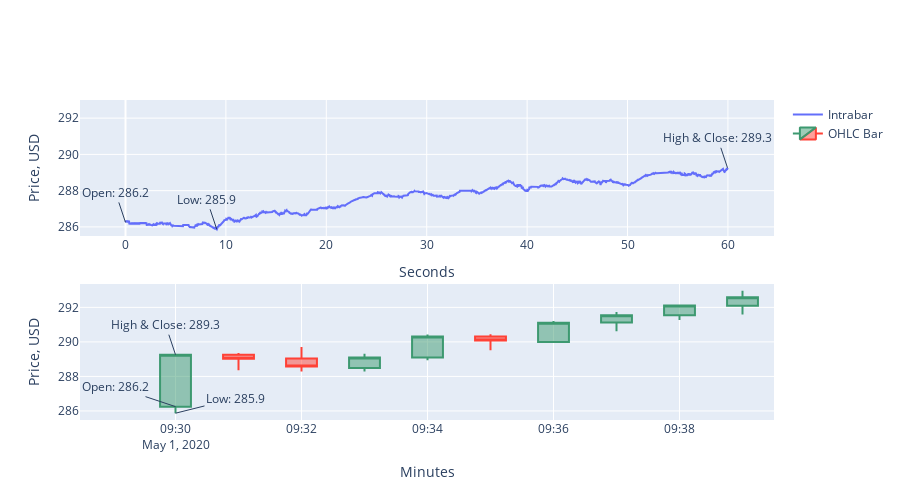

The cell this chart's notebook holds for it:
### Code cell
fig = make_subplots(rows=2, cols=1)

fig.add_trace(go.Scatter(x=oneMinute.loc[:,'index'], 
                         y=oneMinute.mid_price,
                    mode='lines',
                    name='Intrabar'),
              row=1,col=1)

fig.add_trace(go.Candlestick(x=subset_data['Dt_com'],
                open=subset_data['open'], high=subset_data['high'],
                low=subset_data['low'], close=subset_data['close'],name = 'OHLC Bar')
              ,row = 2, col = 1)

fig.update_layout(width=900, height=500)
fig.update_xaxes(rangeslider= {'visible':False}, row=2, col=1)

## Xaxis

fig['layout']['xaxis1'].update(title='Seconds')
fig['layout']['xaxis2'].update(title='Minutes')

## Yaxis
fig['layout']['yaxis1'].update(title='Price, USD')
fig['layout']['yaxis2'].update(title='Price, USD')
fig['layout']['yaxis1'].update(range=[285.5,293])

fig['layout'].update(
    annotations=[
    dict(
        x=low_x, y=low_y, # annotation point
        xref='x1', 
        yref='y1',
        text='Low: {:.1f}'.format(low_y),
        showarrow=True,
        arrowhead=0,
#         ax=0,
#         ay=30
    ),dict(
        x=high_x, y=high_y, # annotation point
        xref='x1', 
        yref='y1',
        text='High & Close: {:.1f}'.format(high_y),
        showarrow=True,
        arrowhead=0,
#         ax=0,
#         ay=30
    ),dict(
        x=0, y=oneMinute.loc[0,'mid_price'], # annotation point
        xref='x1', 
        yref='y1',
        text='Open: {:.1f}'.format(oneMinute.loc[0,'mid_price']),
        showarrow=True,
        arrowhead=0,
#         ax=0,
#         ay=30
    ),dict(
        x=subset_data.iloc[0,-1], y=subset_data.iloc[0,2], # annotation point
        xref='x2', 
        yref='y2',
        text='Low: {:.1f}'.format(subset_data.iloc[0,2]),
        showarrow=True,
        arrowhead=0,
        ax=60,
        ay=-15
    ),dict(
        x=subset_data.iloc[0,-1], y=subset_data.iloc[0,1], # annotation point
        xref='x2', 
        yref='y2',
        text='High & Close: {:.1f}'.format(subset_data.iloc[0,1]),
        showarrow=True,
        arrowhead=0,
#         ax=0,
#         ay=30
    ),dict(
        x=subset_data.iloc[0,-1], y=subset_data.iloc[0,0], # annotation point
        xref='x2', 
        yref='y2',
        text='Open: {:.1f}'.format(subset_data.iloc[0,0]),
        showarrow=True,
        arrowhead=0,
        ax=-60,
        ay=-20
    )
    ])

fig.show()

### Figure 1 — Plotly figure (JSON) as saved in the notebook; plotly's stock layout.template omitted (floating-point values rounded to 4 significant figures; data arrays with more than 128 entries replaced by an {"elided": "..."} marker saying what was removed)
{"data": [{"mode": "lines", "name": "Intrabar", "type": "scatter", "x": {"elided": "2924 float values"}, "xaxis": "x", "y": {"elided": "2924 float values"}, "yaxis": "y"}, {"close": [289.3, 289.0, 288.6, 289.1, 290.3, 290.1, 291.1, 291.5, 292.1, 292.6], "high": [289.3, 289.4, 289.7, 289.3, 290.4, 290.4, 291.2, 291.7, 292.2, 293.0], "low": [285.9, 288.4, 288.3, 288.3, 288.9, 289.5, 290.0, 290.6, 291.3, 291.6], "name": "OHLC Bar", "open": [286.2, 289.3, 289.0, 288.5, 289.1, 290.3, 290.0, 291.1, 291.5, 292.1], "type": "candlestick", "x": ["2020-05-01T09:30:00", "2020-05-01T09:31:00", "2020-05-01T09:32:00", "2020-05-01T09:33:00", "2020-05-01T09:34:00", "2020-05-01T09:35:00", "2020-05-01T09:36:00", "2020-05-01T09:37:00", "2020-05-01T09:38:00", "2020-05-01T09:39:00"], "xaxis": "x2", "yaxis": "y2"}], "layout": {"annotations": [{"arrowhead": 0, "showarrow": true, "text": "Low: 285.9", "x": 9.09, "xref": "x", "y": 285.9, "yref": "y"}, {"arrowhead": 0, "showarrow": true, "text": "High & Close: 289.3", "x": 59.96, "xref": "x", "y": 289.3, "yref": "y"}, {"arrowhead": 0, "showarrow": true, "text": "Open: 286.2", "x": 0, "xref": "x", "y": 286.2, "yref": "y"}, {"arrowhead": 0, "ax": 60, "ay": -15, "showarrow": true, "text": "Low: 285.9", "x": "2020-05-01T09:30:00", "xref": "x2", "y": 285.9, "yref": "y2"}, {"arrowhead": 0, "showarrow": true, "text": "High & Close: 289.3", "x": "2020-05-01T09:30:00", "xref": "x2", "y": 289.3, "yref": "y2"}, {"arrowhead": 0, "ax": -60, "ay": -20, "showarrow": true, "text": "Open: 286.2", "x": "2020-05-01T09:30:00", "xref": "x2", "y": 286.2, "yref": "y2"}], "height": 500, "width": 900, "xaxis": {"anchor": "y", "domain": [0, 1], "title": {"text": "Seconds"}}, "xaxis2": {"anchor": "y2", "domain": [0, 1], "rangeslider": {"visible": false}, "title": {"text": "Minutes"}}, "yaxis": {"anchor": "x", "domain": [0.575, 1], "range": [285.5, 293], "title": {"text": "Price, USD"}}, "yaxis2": {"anchor": "x2", "domain": [0, 0.425], "title": {"text": "Price, USD"}}}}
